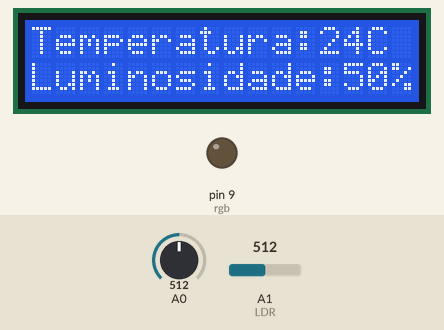
Simulated run of this sketch. Board: Arduino Uno, built with avr-gcc and run on an emulated ATmega328P. Parts: 16×2 character LCD, output pins drawn as LEDs (lit = HIGH). The inputs (shaded band) are chosen by the test bench; at power-on: A0 = 512, A1 (LDR) = 512.

Above: at 3.1 s.
3.2 s: A0 set to 306
At 5.3 s:
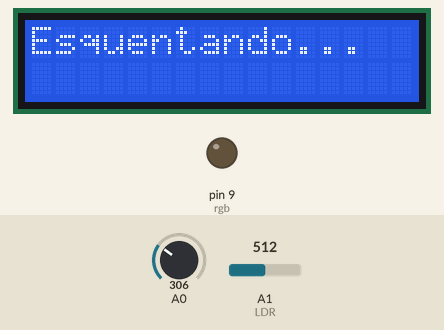
13.1 s: A1 (LDR) set to 417
At 22.7 s:
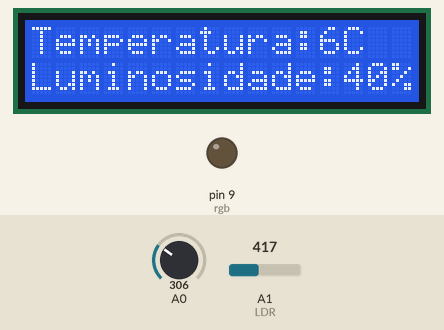
23.0 s: A1 (LDR) set to 401
At 32.2 s:
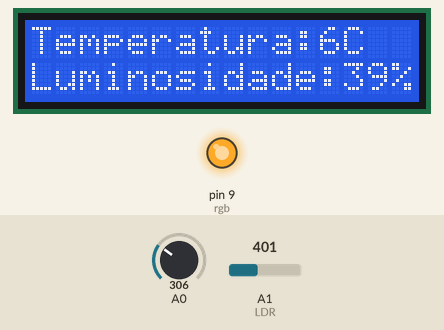
32.6 s: A0 set to 122
At 39.1 s:
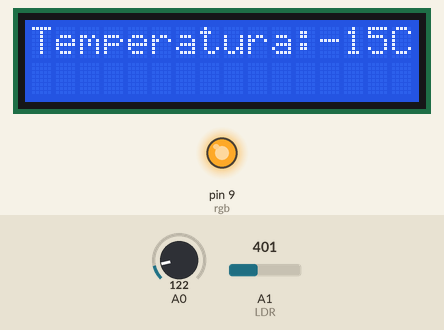
42.2 s: A0 set to 30
At 48.6 s:
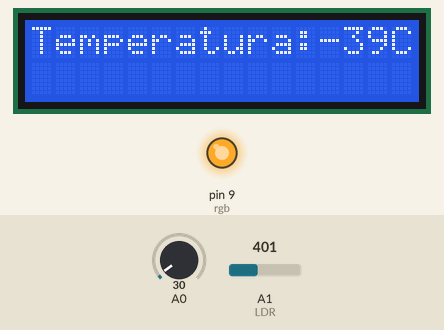
51.7 s: A1 (LDR) set to 306
At 60.9 s:
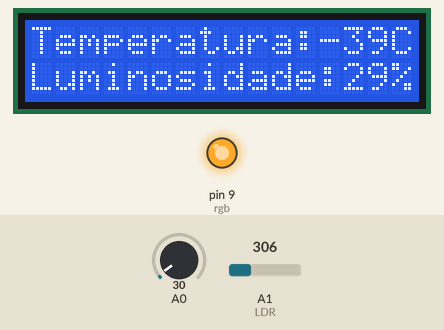
Timing chart, 0 to 62.2 s (numbered marks = the images above; inputs shaded):
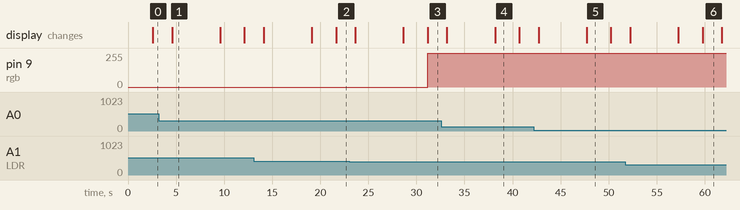

Measured:
- the behaviour switches between 410 and 409 on A1 (LDR) (found by bisection; images 2 and 3)
- after the input at 3.2 s, the display: changes after 1.4 s (image 1)
- after the input at 23.0 s, pin 9 (rgb): 0/255 → 254/255 after 8.2 s
- what the display in image 1 shows lasts 5.0 s, from 4.6 s to 9.6 s
- what the display in image 4 shows lasts 2.5 s, from 38.2 s to 40.7 s

The sketch:

Medidor_TEMP_LUM.ino
```cpp
#include<LiquidCrystal.h>
#include<Thermistor.h>

LiquidCrystal lcd(12, 11, 5, 4, 3, 2);

Thermistor temp(0);

#define LDR A1
#define led 8
#define rgb 9

float luminosidade;
int amostra, temperatura;
int porcao = 100;

void setup()
{
  lcd.begin(16, 2);

}

void loop()
{
  temperatura = temp.getTemp();
  /*tcc:
    if(temp_alvo < 40 && temp_alimento < 0){
    digitalWrite(led, HIGH);
    }else {
      digitalWrite(led, LOW);
    }

  */
  if (temperatura < 20) {
    lcd.clear();
    lcd.print("Esquentando...");
    digitalWrite(led, HIGH);
    delay(5000);
    digitalWrite(led, LOW);
    lcd.clear();
    lcd.setCursor(0, 0);
    lcd.print("Temperatura:");
    lcd.print(temperatura);
    lcd.print("C");
  }
  else
    digitalWrite(led, LOW);

  delay(2500);

  amostra = 0;

  for (int i = 0; i < porcao; i++) {
    luminosidade = analogRead(LDR);
    luminosidade = (luminosidade / 1024) * 100;
    amostra = amostra + luminosidade;
  }

  amostra = amostra / porcao;
  if(amostra < 40){
    analogWrite(rgb,254);
    }else
    analogWrite(rgb,0);

  lcd.clear();
  lcd.setCursor(0, 0);
  lcd.print("Temperatura:");
  lcd.print(temperatura);
  lcd.print("C");

  Serial.print("Luminosidade: ");
  Serial.print(amostra);

  lcd.setCursor(0, 1);
  lcd.print("Luminosidade:");
  lcd.print(amostra);
  lcd.print("%");

 delay(2000);

}
```
